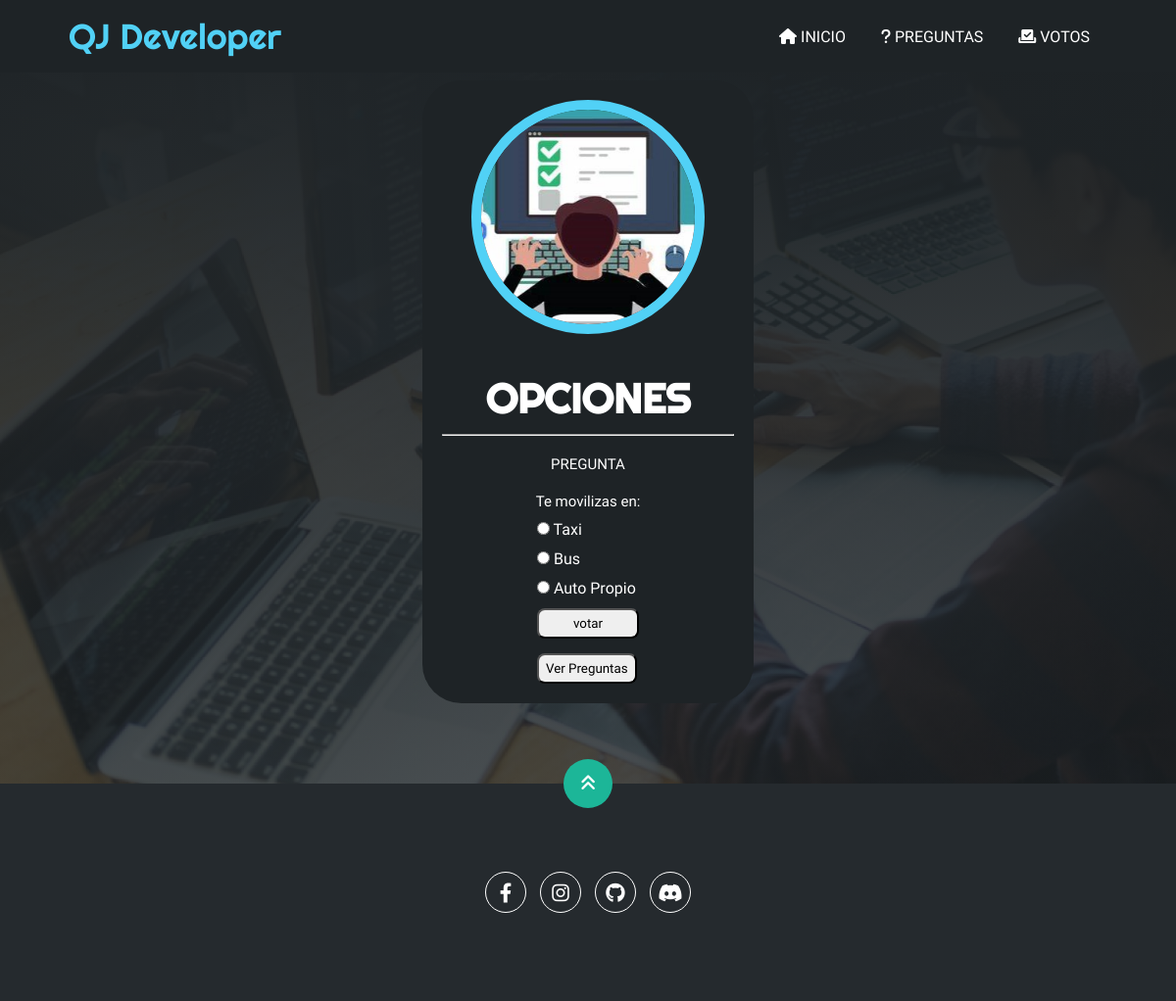
Page /encuesta/2/ on the committed database.
### encuesta/models.py (models this page shows)
class Pregunta(models.Model):
    pregunta_text = models.CharField(max_length=200)
    pub_date = models.DateTimeField('date published')

class Opcion(models.Model):
    pregunta = models.ForeignKey(Pregunta, on_delete=models.CASCADE)
    opcion_texto = models.CharField(max_length=200)
    votos = models.IntegerField(default=0)

### encuesta/views.py (the view)
# urls.py: path('encuesta/<int:pregunta_id>/',views.detalle,name='detalle'),
def detalle(request,pregunta_id):
    pregunta = Pregunta.objects.get(pk=pregunta_id)
    context = {
        'pregunta':pregunta
    }
    return render(request,'encuesta/detalle.html',context)

### encuesta/templates/encuesta/detalle.html (shortened to what this page needs)
{% extends "main.html" %}
{% load static %}
{% block main %}
<div class="container-img">
    <img src="{% static 'img/encuesta.jpeg' %}" alt="">
</div>
<h1>OPCIONES</h1>
<hr style="margin-top: 10px;">
<h2>PREGUNTA</h2>
<h2>{{ pregunta.pregunta_text }}</h2>
<div class="lab">
    <form action="{% url 'encuesta:votar' pregunta.id %}" method="post">
        {% for opcion in pregunta.opcion_set.all %}
        <input type="radio" name="opcion" id="opcion{{ forloop.counter }}" value="{{ opcion.id}}" required>
        <label for="opcion{{forloop.counter }}">{{ opcion.opcion_texto }}</label><br>
        {% endfor %}
        <input class="btn" type="submit" value="votar">
    </form>
    <button><a href="{% url 'encuesta:index' %}">Ver Preguntas</a></button>
</div>
{% endblock %}

### encuesta/static/css/style.css (style rules this page uses)
* { box-sizing: border-box; font-family: 'Work Sans'; margin: 0; padding: 0; }
html { scroll-behavior: smooth; }
.home .content-banner img { margin-top: 40px; border: 10px solid #51D1F6; display: block; width: 80%; margin: auto; border-radius: 100%; }
.home .content-banner h1 { margin-top: 40px; font-size: 42px; font-family: 'Righteous'; }
.home .content-banner h2 { margin-top: 20px; font-size: 15px; font-weight: normal; }
.home .content-banner .lab { align-items: center; margin: auto; }
.home .content-banner .lab { margin-top: 10px; text-align: left; display: inline-block; }
.home .content-banner .lab form .btn { padding: 6px 35px; border-radius: 8px; }
.home .content-banner .lab button { padding: 6px 7px; border-radius: 8px; }
.home .content-banner .lab button a { text-decoration: none; color: black; }
.home .content-banner .lab form input { margin-bottom: 15px; }

### rows in the picture
Pregunta: pregunta_text "Te movilizas en:"
Opcion: opcion_texto "Taxi"
Opcion: opcion_texto "Bus"
Opcion: opcion_texto "Auto Propio"
